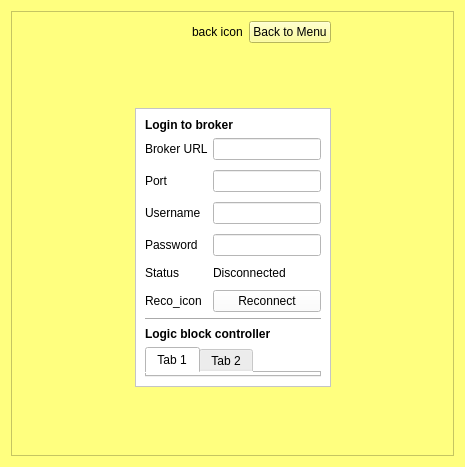
<?xml version="1.0" encoding="UTF-8"?>
<ui version="4.0">
 <class>_a_login_to_broker</class>
 <widget class="QWidget" name="_a_login_to_broker">
  <property name="geometry">
   <rect>
    <x>0</x>
    <y>0</y>
    <width>465</width>
    <height>467</height>
   </rect>
  </property>
  <property name="windowTitle">
   <string>Form</string>
  </property>
  <property name="styleSheet">
   <string notr="true">background-color: rgb(255, 255, 127);</string>
  </property>
  <layout class="QGridLayout" name="gridLayout">
   <item row="0" column="0">
    <widget class="QScrollArea" name="scrollArea">
     <property name="widgetResizable">
      <bool>true</bool>
     </property>
     <widget class="QWidget" name="scrollAreaWidgetContents">
      <property name="geometry">
       <rect>
        <x>0</x>
        <y>0</y>
        <width>445</width>
        <height>447</height>
       </rect>
      </property>
      <layout class="QGridLayout" name="gridLayout_2">
       <item row="0" column="1">
        <layout class="QHBoxLayout" name="horizontalLayout_2">
         <item>
          <spacer name="horizontalSpacer_4">
           <property name="orientation">
            <enum>Qt::Horizontal</enum>
           </property>
           <property name="sizeHint" stdset="0">
            <size>
             <width>40</width>
             <height>20</height>
            </size>
           </property>
          </spacer>
         </item>
         <item>
          <widget class="QLabel" name="label_ic_back">
           <property name="text">
            <string>back icon</string>
           </property>
          </widget>
         </item>
         <item>
          <widget class="QPushButton" name="btn_back">
           <property name="text">
            <string>Back to Menu</string>
           </property>
          </widget>
         </item>
        </layout>
       </item>
       <item row="1" column="1">
        <spacer name="verticalSpacer">
         <property name="orientation">
          <enum>Qt::Vertical</enum>
         </property>
         <property name="sizeHint" stdset="0">
          <size>
           <width>20</width>
           <height>39</height>
          </size>
         </property>
        </spacer>
       </item>
       <item row="2" column="0">
        <spacer name="horizontalSpacer">
         <property name="orientation">
          <enum>Qt::Horizontal</enum>
         </property>
         <property name="sizeHint" stdset="0">
          <size>
           <width>76</width>
           <height>20</height>
          </size>
         </property>
        </spacer>
       </item>
       <item row="2" column="1">
        <widget class="QFrame" name="frame_login_broker">
         <property name="styleSheet">
          <string notr="true">background-color: rgb(255, 255, 255);</string>
         </property>
         <property name="frameShape">
          <enum>QFrame::StyledPanel</enum>
         </property>
         <property name="frameShadow">
          <enum>QFrame::Raised</enum>
         </property>
         <layout class="QVBoxLayout" name="verticalLayout">
          <item>
           <widget class="QLabel" name="label_9">
            <property name="font">
             <font>
              <bold>true</bold>
             </font>
            </property>
            <property name="text">
             <string>Login to broker</string>
            </property>
           </widget>
          </item>
          <item>
           <layout class="QFormLayout" name="formLayout_2">
            <property name="horizontalSpacing">
             <number>5</number>
            </property>
            <property name="verticalSpacing">
             <number>10</number>
            </property>
            <item row="1" column="0">
             <widget class="QLabel" name="label_2">
              <property name="text">
               <string>Port</string>
              </property>
             </widget>
            </item>
            <item row="2" column="0">
             <widget class="QLabel" name="label_3">
              <property name="text">
               <string>Username</string>
              </property>
             </widget>
            </item>
            <item row="1" column="1">
             <widget class="QLineEdit" name="ledit_port_broker">
              <property name="text">
               <string/>
              </property>
             </widget>
            </item>
            <item row="2" column="1">
             <widget class="QLineEdit" name="ledit_username"/>
            </item>
            <item row="0" column="1">
             <widget class="QLineEdit" name="ledit_url_broker"/>
            </item>
            <item row="0" column="0">
             <widget class="QLabel" name="label_4">
              <property name="text">
               <string>Broker URL</string>
              </property>
             </widget>
            </item>
            <item row="3" column="0">
             <widget class="QLabel" name="label_5">
              <property name="text">
               <string>Password</string>
              </property>
             </widget>
            </item>
            <item row="3" column="1">
             <widget class="QLineEdit" name="ledit_password"/>
            </item>
            <item row="5" column="1">
             <widget class="QPushButton" name="btn_reconn">
              <property name="text">
               <string>Reconnect</string>
              </property>
             </widget>
            </item>
            <item row="4" column="1">
             <widget class="QLabel" name="label_log_status">
              <property name="text">
               <string>Disconnected</string>
              </property>
             </widget>
            </item>
            <item row="4" column="0">
             <widget class="QLabel" name="label_6">
              <property name="text">
               <string>Status</string>
              </property>
             </widget>
            </item>
            <item row="5" column="0">
             <widget class="QLabel" name="label_ic_reconn">
              <property name="text">
               <string>Reco_icon</string>
              </property>
             </widget>
            </item>
           </layout>
          </item>
          <item>
           <widget class="Line" name="line_2">
            <property name="orientation">
             <enum>Qt::Horizontal</enum>
            </property>
           </widget>
          </item>
          <item>
           <widget class="QLabel" name="label">
            <property name="font">
             <font>
              <bold>true</bold>
             </font>
            </property>
            <property name="text">
             <string>Logic block controller</string>
            </property>
           </widget>
          </item>
          <item>
           <widget class="QTabWidget" name="tabWidget_UI_controller">
            <property name="currentIndex">
             <number>0</number>
            </property>
            <widget class="QWidget" name="tab">
             <attribute name="title">
              <string>Tab 1</string>
             </attribute>
            </widget>
            <widget class="QWidget" name="tab_2">
             <attribute name="title">
              <string>Tab 2</string>
             </attribute>
            </widget>
           </widget>
          </item>
         </layout>
        </widget>
       </item>
       <item row="2" column="2">
        <spacer name="horizontalSpacer_2">
         <property name="orientation">
          <enum>Qt::Horizontal</enum>
         </property>
         <property name="sizeHint" stdset="0">
          <size>
           <width>87</width>
           <height>20</height>
          </size>
         </property>
        </spacer>
       </item>
       <item row="3" column="1">
        <spacer name="verticalSpacer_2">
         <property name="orientation">
          <enum>Qt::Vertical</enum>
         </property>
         <property name="sizeHint" stdset="0">
          <size>
           <width>20</width>
           <height>38</height>
          </size>
         </property>
        </spacer>
       </item>
      </layout>
     </widget>
    </widget>
   </item>
  </layout>
 </widget>
 <resources/>
 <connections/>
</ui>
